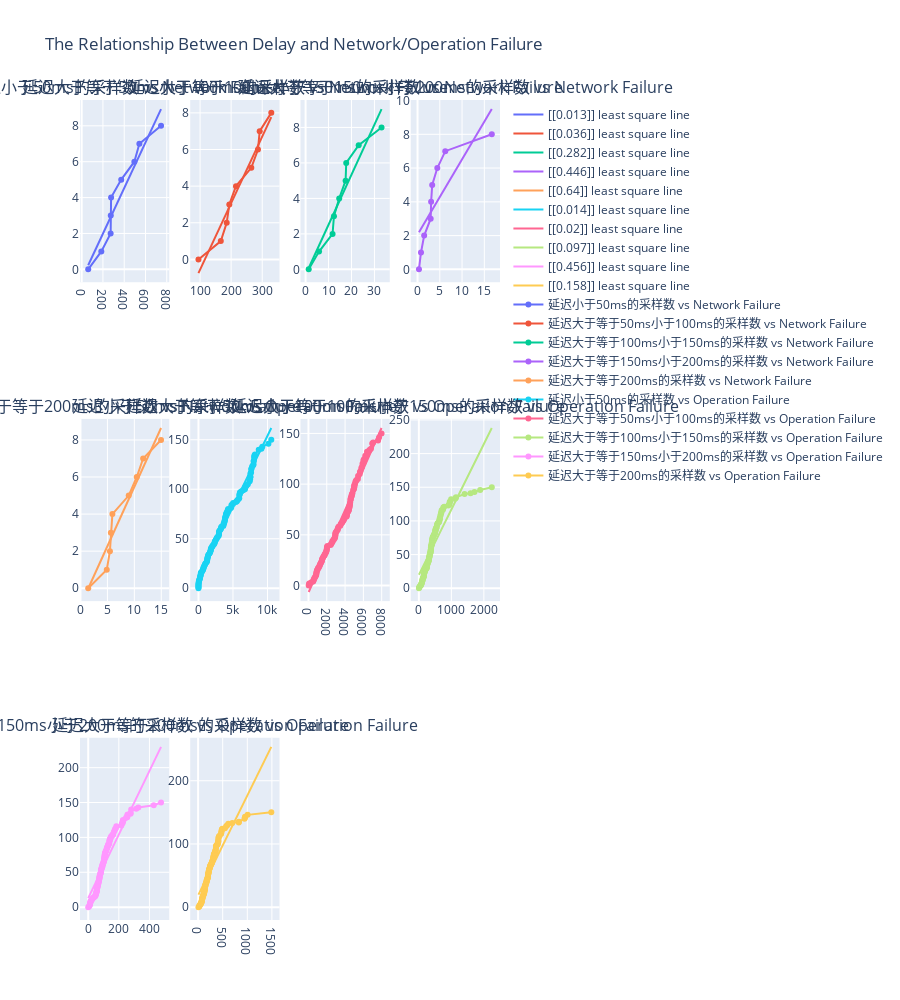

Notebook source saved alongside this figure:
### Code cell
data_delay=data.loc[:,'delay1':'delay5']
# data_delay groupby network 
network_delay_mean=data_delay.groupby(data.network_failure).mean()
weight=pd.DataFrame(np.arange(len(network_delay_mean)/10,0.1,-0.1))
network_delay_mea=pd.concat([network_delay_mean,weight],axis=1, ignore_index=False).rename(columns={0: 'weight'}).dropna()
network_delay_median=pd.concat([data_delay.groupby(data.network_failure).median(),weight],axis=1, ignore_index=False).rename(columns={0: 'weight'}).dropna()
network_delay_mean=((network_delay_mea+network_delay_median)/2).multiply(network_delay_mea.weight, axis="index").rename(columns={0: 'weight'}).dropna()

# data_delay groupby operation
operation_delay_mean=data_delay.groupby(data.operation_failure).mean()
weight=pd.DataFrame(np.arange(len(operation_delay_mean)/10,0.1,-0.1))
operation_delay_mea=pd.concat([operation_delay_mean,weight],axis=1, ignore_index=False).rename(columns={0: 'weight'}).dropna()
operation_delay_median=pd.concat([data_delay.groupby(data.operation_failure).median(),weight],axis=1, ignore_index=False).rename(columns={0: 'weight'}).dropna()
operation_delay_mean=((operation_delay_mea+operation_delay_median)/2).multiply(operation_delay_mea.weight, axis="index").rename(columns={0: 'weight'}).dropna()

data_delay_index=data_delay.columns
data_delay_list=data_delay_index.values.tolist()
delay_name=['延迟小于50ms的采样数','延迟大于等于50ms小于100ms的采样数','延迟大于等于100ms小于150ms的采样数','延迟大于等于150ms小于200ms的采样数','延迟大于等于200ms的采样数']
#network failure vs delay rate
def c_delay_mean(m):
    delay_mean=[network_delay_mean,operation_delay_mean]
    return delay_mean[m]

def c_delay_index(n):
    return data_delay_index[n]

def c_name_delay_con(p,k):
    delayname=[]     
    for zh_names in delay_name:
        answer=zh_names+' vs '+ c_netope_list(p)
        delayname.append(answer)
    return delayname[k]

net_delayname=[]
for zh_names in delay_name:
    answer=zh_names + ' vs '+c_netope_list(0) 
    net_delayname.append(answer)

opr_delayname=[]
for zh_names in delay_name:
    answer=zh_names + ' vs '+ c_netope_list(1) 
    opr_delayname.append(answer)

delayname=net_delayname+opr_delayname

def delay_no(m,n,w,p,k,r,c):
    return delayno.add_trace(go.Scatter(x=c_delay_mean(m)[c_delay_index(n)].sort_values(),y=no_i(w),name=c_name_delay_con(p,k),mode='lines+markers'),row=r,col=c)

def leastsquare_delay(m,n,w,r,c):
    x_data=c_delay_mean(m)[c_delay_index(n)].sort_values().values[:,np.newaxis]
    y_data=c_delay_mean(m)[c_delay_index(n)].index.values[:,np.newaxis]

    reg=LinearRegression().fit(x_data,y_data)
    reg_coef=str(reg.coef_.round(3))
    reg_predict=reg.predict(x_data).flatten()
    return delayno.add_trace(go.Scatter(x=x_data.flatten(),y=reg_predict,name=reg_coef+' least square line',mode='lines'),row=r, col=c)

delayno = make_subplots(rows=3, cols=4, subplot_titles=(delayname))

leastsquare_delay(0,0,0,1,1)
leastsquare_delay(0,1,0,1,2)
leastsquare_delay(0,2,0,1,3)
leastsquare_delay(0,3,0,1,4)
leastsquare_delay(0,4,0,2,1)

leastsquare_delay(1,0,1,2,2)
leastsquare_delay(1,1,1,2,3)
leastsquare_delay(1,2,1,2,4)
leastsquare_delay(1,3,1,3,1)
leastsquare_delay(1,4,1,3,2)

delay_no(0,0,0,0,0,1,1)
delay_no(0,1,0,0,1,1,2)
delay_no(0,2,0,0,2,1,3)
delay_no(0,3,0,0,3,1,4)
delay_no(0,4,0,0,4,2,1)

delay_no(1,0,1,1,0,2,2)
delay_no(1,1,1,1,1,2,3)
delay_no(1,2,1,1,2,2,4)
delay_no(1,3,1,1,3,3,1)
delay_no(1,4,1,1,4,3,2)

delayno=delayno.update_layout(height=1000, title_text="The Relationship Between Delay and Network/Operation Failure")
delayno.show()
